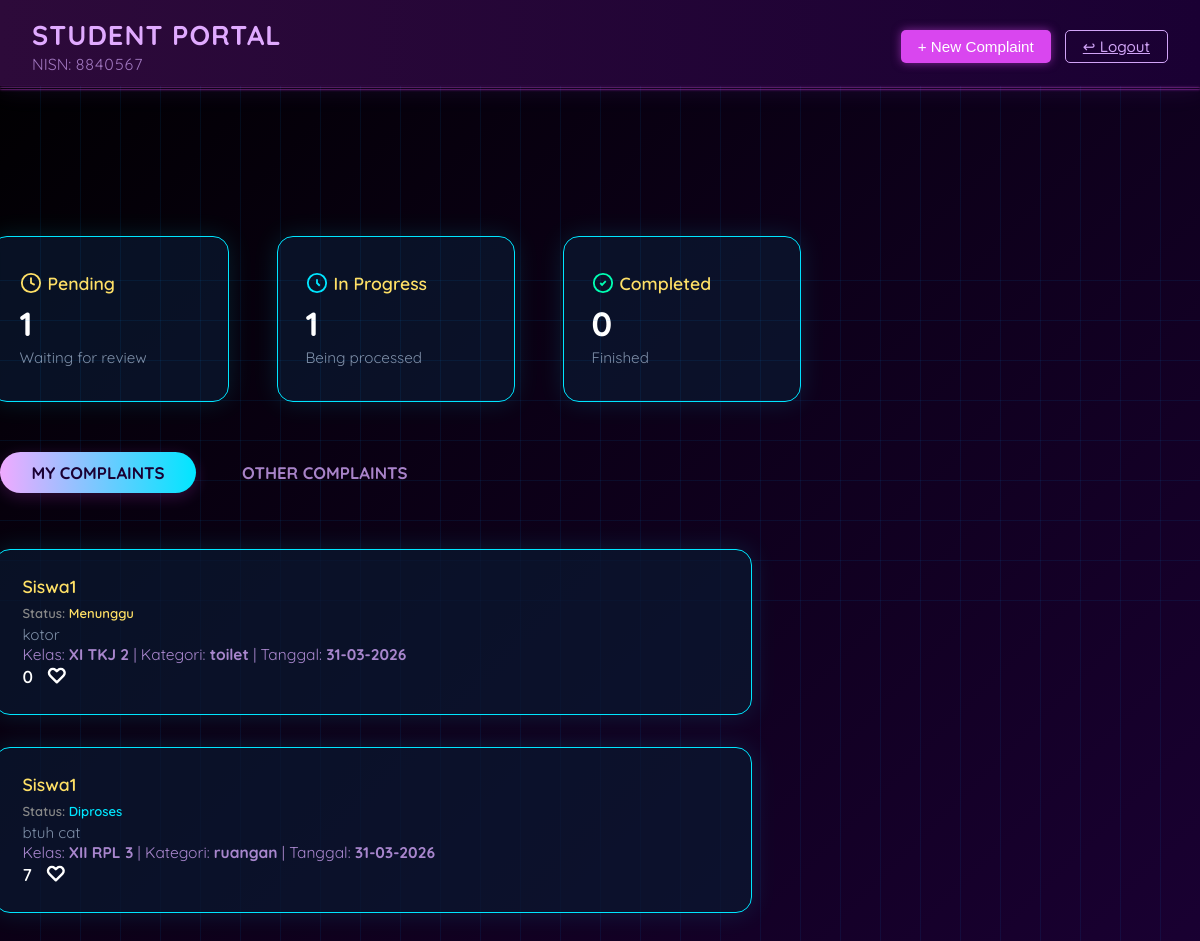
Page /dashboard_siswa.php (signed in) on the committed database.
### tables this page shows
CREATE TABLE `aspirasi` (
  `id_aspirasi` int NOT NULL,
  `id_siswa` int NOT NULL,
  `id_kategori` int NOT NULL,
  `kelas` varchar(50) NOT NULL,
  `deskiripsi` text NOT NULL,
  `status` enum('Menunggu','Diproses','Selesai') NOT NULL DEFAULT 'Menunggu',
  `data_created` datetime NOT NULL DEFAULT CURRENT_TIMESTAMP,
  `like` int NOT NULL DEFAULT '0'
);

CREATE TABLE `siswa` (
  `id_siswa` int NOT NULL,
  `nisn` int NOT NULL,
  `password` varchar(100) NOT NULL,
  `nama_samaran` varchar(50) NOT NULL
);

CREATE TABLE `kategori` (
  `id_kategori` int NOT NULL,
  `ket_kategori` varchar(50) NOT NULL
);

### dashboard_siswa.php (the view, shortened to what this page needs)
<?php
include 'db.php';
$nisn = isset($_SESSION['s_global']->nisn) ? $_SESSION['s_global']->nisn : '';
$id_siswa = isset($_SESSION['s_global']->id_siswa) ? $_SESSION['s_global']->id_siswa : '';
?>
<!DOCTYPE html>
<html lang="en">
<head>
    <link rel="stylesheet" href="css/siswa.css">
</head>
<body>
    <header class="dashboard-header">
        <div class="dashboard-header-left">
            <div class="dashboard-header-title">STUDENT PORTAL</div>
            <div class="dashboard-header-nisn">NISN: <span> <?= $nisn ?> </span></div>
        </div>
        <div class="dashboard-header-actions">
            <button id="btn-new-complaint" class="dashboard-header-btn dashboard-header-btn-primary">+ New Complaint</button>
            <a href="logout.php" class="dashboard-header-btn dashboard-header-btn-outline">↩ Logout</a>
        </div>
    </header>
    <div class="dashboard-wrapper">
        <main class="main-container">
            <?php
            $pending = mysqli_query($conn, "SELECT COUNT(*) as jml FROM aspirasi WHERE status='Menunggu' AND id_siswa='$id_siswa'");
            $inprogress = mysqli_query($conn, "SELECT COUNT(*) as jml FROM aspirasi WHERE status='Diproses' AND id_siswa='$id_siswa'");
            $completed = mysqli_query($conn, "SELECT COUNT(*) as jml FROM aspirasi WHERE status='Selesai' AND id_siswa='$id_siswa'");
            $pending = mysqli_fetch_assoc($pending)['jml'];
            $inprogress = mysqli_fetch_assoc($inprogress)['jml'];
            $completed = mysqli_fetch_assoc($completed)['jml'];
            ?>
            <div class="dashboard-row dashboard-row-status">
                <div class="dashboard-card">
                    <div class="card-title"><svg fill="none" stroke="#ffe066" stroke-width="2" width="22" height="22" viewBox="0 0 24 24"><circle cx="12" cy="12" r="10"/><path d="M12 6v6l4 2"/></svg> Pending</div>
                    <div class="card-value"><?php echo $pending; ?></div>
                    <div class="card-desc">Waiting for review</div>
                </div>
                <div class="dashboard-card">
                    <div class="card-title inprogress"><svg fill="none" stroke="#00e6ff" stroke-width="2" width="22" height="22" viewBox="0 0 24 24"><circle cx="12" cy="12" r="10"/><path d="M12 8v4l3 3"/></svg> In Progress</div>
                    <div class="card-value"><?php echo $inprogress; ?></div>
                    <div class="card-desc">Being processed</div>
                </div>
                <div class="dashboard-card">
                    <div class="card-title completed"><svg fill="none" stroke="#00ffb3" stroke-width="2" width="22" height="22" viewBox="0 0 24 24"><circle cx="12" cy="12" r="10"/><path d="M9 12l2 2l4-4"/></svg> Completed</div>
                    <div class="card-value"><?php echo $completed; ?></div>
                    <div class="card-desc">Finished</div>
                </div>
            </div>
            <div class="complaints-tab-container">
                <div class="complaints-tabs">
                    <div class="complaints-tab active" id="tab-my" onclick="showTab('my')">MY COMPLAINTS</div>
                    <div class="complaints-tab" id="tab-other" onclick="showTab('other')">OTHER COMPLAINTS</div>
                </div>
            </div>
            <div class="complaints-content" id="complaints-my">
                <?php
                $query_aspirasi = mysqli_query($conn, "SELECT a.*, k.ket_kategori, s.nama_samaran FROM aspirasi a LEFT JOIN kategori k ON a.id_kategori = k.id_kategori LEFT JOIN siswa s ON a.id_siswa = s.id_siswa WHERE a.id_siswa = '$id_siswa' ORDER BY a.data_created DESC");
                if (mysqli_num_rows($query_aspirasi) > 0) {
                    echo '<div class="dashboard-row dashboard-row-scroll">';
                    while($asp = mysqli_fetch_assoc($query_aspirasi)) {
                        $nama_samaran = $asp['nama_samaran'] ? $asp['nama_samaran'] : $nisn;
                        $like = isset($asp['like']) ? $asp['like'] : 0;
                        $desk = isset($asp['deskiripsi']) && trim($asp['deskiripsi']) !== '' ? $asp['deskiripsi'] : (isset($asp['deskripsi']) && trim($asp['deskripsi']) !== '' ? $asp['deskripsi'] : '-');
                        $kelas = isset($asp['kelas']) ? $asp['kelas'] : '-';
                        $kategori = isset($asp['ket_kategori']) ? $asp['ket_kategori'] : '-';
                        $tanggal = isset($asp['data_created']) ? date('d-m-Y', strtotime($asp['data_created'])) : '-';
                        $id_aspirasi = $asp['id_aspirasi'];
                        $status = isset($asp['status']) ? $asp['status'] : '-';
                        echo '<div class="dashboard-card dashboard-card-complaint">';
                        echo '<div class="card-title">'.htmlspecialchars($nama_samaran).'</div>';
                        echo '<div class="card-status" style="margin-bottom:4px;font-size:13px;color:#888;font-weight:600;">Status: <span style="color:';
                        if ($status == 'Menunggu') echo '#ffe066';
                        elseif ($status == 'Diproses') echo '#00e6ff';
                        elseif ($status == 'Selesai') echo '#00ffb3';
                        else echo '#888';
                        echo '">'.htmlspecialchars($status).'</span></div>';
                        echo '<div class="card-desc">'.htmlspecialchars($desk).'</div>';
                        echo '<div class="card-meta-row">';
                        echo '<div class="card-meta">Kelas: <b>'.htmlspecialchars($kelas).'</b> | Kategori: <b>'.htmlspecialchars($kategori).'</b> | Tanggal: <b>'.$tanggal.'</b></div>';
                        $cek_like = mysqli_query($conn, "SELECT 1 FROM aspirasi_like WHERE id_aspirasi='$id_aspirasi' AND id_siswa='$id_siswa'");
                        $liked = mysqli_num_rows($cek_like) > 0;
                        echo '<div class="card-like" style="margin-left:auto;display:flex;align-items:center;gap:4px;">';
                        echo '<span class="like-count" id="like-count-'.$id_aspirasi.'">'.$like.'</span>';
                        echo '<svg class="love-icon'.($liked ? ' liked' : '').'" data-id="'.$id_aspirasi.'" width="26" height="26" viewBox="0 0 24 24" fill="none" stroke="#fff" stroke-width="2.2" stroke-linecap="round" stroke-linejoin="round" style="cursor:pointer;"><path d="M20.8 5.6c-1.4-1.4-3.7-1.4-5.1 0l-1.1 1.1-1.1-1.1c-1.4-1.4-3.7-1.4-5.1 0-1.4 1.4-1.4 3.7 0 5.1l1.1 1.1 5.1 5.1 5.1-5.1 1.1-1.1c1.4-1.4 1.4-3.7 0-5.1z"></path></svg>';
                        echo '</div>';
                        echo '</div>';
                        echo '</div>';
                    }
                    echo '</div>';
                } else {
                    echo '<div class="complaints-history-empty">Belum ada pengaduan.</div>';
                }
                ?>
            </div>
        </main>
    </div>
</body>
</html>

### rows in the picture
aspirasi: id_siswa.nama_samaran "Siswa1", status "Menunggu", deskiripsi "kotor", kelas "XI TKJ 2", id_kategori.ket_kategori "toilet", data_created "31-03-2026", like "0"
aspirasi: id_siswa.nama_samaran "Siswa1", status "Diproses", deskiripsi "btuh cat", kelas "XII RPL 3", id_kategori.ket_kategori "ruangan", data_created "31-03-2026", like "7"

### other values in the picture
$nisn "8840567"
$pending "1"
$inprogress "1"
$completed "0"
